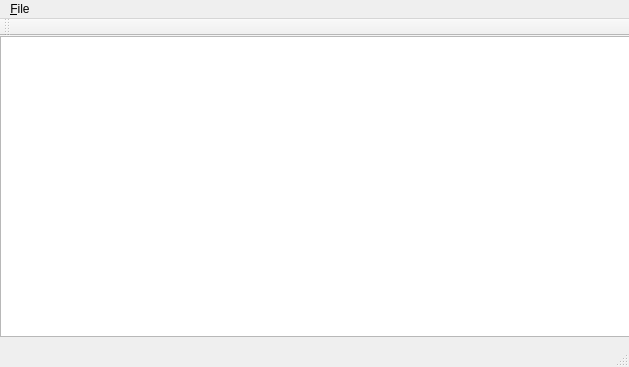
<?xml version="1.0" encoding="UTF-8"?>
<ui version="4.0">
 <class>MainWindow</class>
 <widget class="QMainWindow" name="MainWindow">
  <property name="geometry">
   <rect>
    <x>0</x>
    <y>0</y>
    <width>629</width>
    <height>367</height>
   </rect>
  </property>
  <property name="windowTitle">
   <string>MainWindow</string>
  </property>
  <widget class="QWidget" name="centralWidget">
   <widget class="QTextBrowser" name="textBrowser">
    <property name="geometry">
     <rect>
      <x>0</x>
      <y>0</y>
      <width>631</width>
      <height>301</height>
     </rect>
    </property>
   </widget>
  </widget>
  <widget class="QMenuBar" name="menuBar">
   <property name="geometry">
    <rect>
     <x>0</x>
     <y>0</y>
     <width>629</width>
     <height>31</height>
    </rect>
   </property>
   <widget class="QMenu" name="menu_File">
    <property name="title">
     <string>&amp;File</string>
    </property>
    <addaction name="action_Open"/>
    <addaction name="action_Close"/>
    <addaction name="action_Exit"/>
   </widget>
   <addaction name="menu_File"/>
  </widget>
  <widget class="QToolBar" name="mainToolBar">
   <attribute name="toolBarArea">
    <enum>TopToolBarArea</enum>
   </attribute>
   <attribute name="toolBarBreak">
    <bool>false</bool>
   </attribute>
  </widget>
  <widget class="QStatusBar" name="statusBar"/>
  <action name="action_Open">
   <property name="text">
    <string>&amp;Open</string>
   </property>
   <property name="shortcut">
    <string>Alt+O</string>
   </property>
  </action>
  <action name="action_Close">
   <property name="text">
    <string>&amp;Close</string>
   </property>
   <property name="shortcut">
    <string>Alt+C</string>
   </property>
  </action>
  <action name="action_Exit">
   <property name="text">
    <string>&amp;Exit</string>
   </property>
   <property name="shortcut">
    <string>Alt+X</string>
   </property>
  </action>
 </widget>
 <layoutdefault spacing="6" margin="11"/>
 <resources/>
 <connections/>
</ui>
